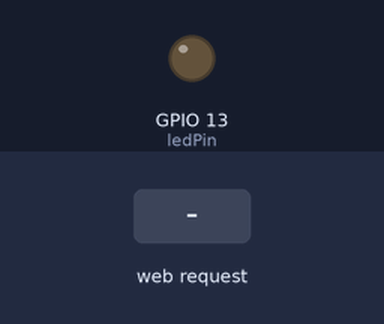
Simulated run of this sketch. Board: ESP8266 (NodeMCU). Shown: output pins drawn as LEDs (lit = HIGH). The inputs (shaded band) are chosen by the test bench. WiFi joins after 1.5 s; servers stay silent unless stated; what the sketch prints to the serial monitor is not drawn.

Above: at 2.7 s.
2.8 s: HTTP request GET /LED=ON received
At 4.0 s:
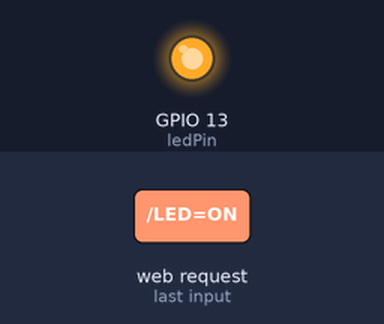
4.3 s: HTTP request GET /LED=OFF received
At 5.4 s:
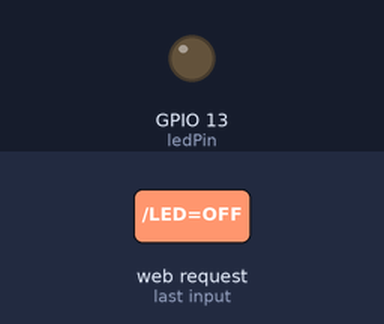
Timing chart, 0 to 7.3 s (numbered marks = the images above; inputs shaded):
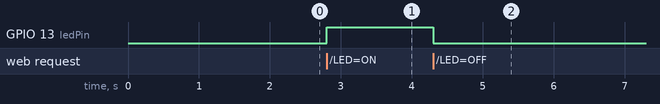

Measured:
- after the input at 2.8 s, GPIO 13 (ledPin): LOW → HIGH at once
- after the input at 4.3 s, GPIO 13 (ledPin): HIGH → LOW at once

The sketch:

sketch_feb28a.ino
```cpp
#include <ESP8266WiFi.h>
//@author jeferson@asterixsolucoes.com.br
const char* ssid = "homework"; // Nome da Rede
const char* password = "DidiroMinhaSenhaSuperSecreta"; //Password da rede
int ledPin = 13; // GPIO2 do ESP8266 e D7 do NodeMCU
WiFiServer server(80); // Porto 80
void setup() {
Serial.begin(115200);
delay(10);
pinMode(ledPin, OUTPUT); // Define o D7 como saída
digitalWrite(ledPin, LOW); // O LED começa desligado
// Comunicação com a rede WiFi
Serial.println();
Serial.println();
Serial.print("Connecting to "); // Mensagem apresentada no monitor série
Serial.println(ssid); // Apresenta o nome da rede no monitor série
WiFi.begin(ssid, password); // Inicia a ligação a rede

while (WiFi.status() != WL_CONNECTED){
delay(500);
Serial.print("."); // Enquanto a ligação não for efectuada com sucesso é apresentado no monitor série uma sucessão de “.”
}
Serial.println("");
Serial.println("WiFi connected"); // Se a ligação é efectuada com sucesso apresenta esta mensagem no monitor série
// Servidor
server.begin(); // Comunicação com o servidor
Serial.println("Servidor iniciado"); //é apresentado no monitor série que o  servidor foi iniciado
// Impressão do endereço IP
Serial.print("Use o seguinte URL para a comunicação: ");
Serial.print("http://");
Serial.print(WiFi.localIP()); //Abrindo o Brower com este IP acedemos á pagina HTML de controlo dos LED´s, sendo que este IP só está disponível na rede à qual o ESP8266 se encontra ligado
Serial.println("/");
}
void loop() {
// Verificação se o cliente está conectado
WiFiClient client = server.available();
if (!client) { // Verifica se o cliente está conectado ao servidor, executa este ciclo até estar conectado
return;
}
// Espera até o cliente enviar dados
Serial.println("novo cliente"); //Apresenta esta mensagem quando o cliente se liga ao servidor
while(!client.available()){
delay(1);
}
// Ler a primeira linha do pedido
String request = client.readStringUntil('\r');
Serial.println(request);
client.flush();
// Operação do pedido
int value = LOW;
if (request.indexOf("/LED=ON") != -1)  {
digitalWrite(ledPin, HIGH); // Se o pedido no LedPin for LED=ON, acende o LED
value = HIGH;
}
if (request.indexOf("/LED=OFF") != -1)  {
digitalWrite(ledPin, LOW); // Se o pedido no LedPin for LED=OFF, apaga o LED
value = LOW;
}
// Inicialização da página HTML
// Retorno do resposta
client.println("HTTP/1.1 200 OK");
client.println("Content-Type: text/html");
client.println(""); //  do not forget this one
client.println("<!DOCTYPE HTML>");
client.println("<html>");
client.println("<head>");
client.println("<meta charset='utf-8'>");
client.println("<title>Asterix Soluções jeferson@asterixsolucoes.com.br</title>");
client.println("<style>");
//Configuracao CSS do botao on
client.println(".ON {");
client.println("background-color: #4CAF50; /* Green */");
client.println("border: none;");
client.println("color: white;");
client.println("padding: 40px;");
client.println("text-align: center;");
client.println("text-decoration: none;");
client.println("display: inline-block;");
client.println("font-size: 45px;");
client.println("margin: 4px 2px;");
client.println("cursor: pointer;");
client.println("border-radius: 50%;");
client.println("width: 80%;}");

//Configuracao CSS do botao Off

client.println(".OFF {");
client.println("background-color: #f44336; /* Red */");
client.println("border: none;");
client.println("color: white;");
client.println("padding: 40px;");
client.println("text-align: center;");
client.println("text-decoration: none;");
client.println("display: inline-block;");
client.println("font-size: 45px;");
client.println("margin: 4px 2px;");
client.println("cursor: pointer;");
client.println("border-radius: 50%;");
client.println("width: 80%;}");
client.println("</style>");
client.println("</head>");
client.println("</body>");
client.print("Estado do LED: ");
if(value == HIGH) {
// Se está ligado apresenta “on”
client.println("<a href=\"/LED=OFF\"\"><button class='OFF'>Turn Off </button></a><br />");  // Desligar o LED corresponde Turn Off
client.print("</br>");
client.print("On");
} else {
  if(value == LOW ){
  client.println("<a href=\"/LED=ON\"\"><button class='ON'>Turn On </button></a>"); // Ligar o LED corresponde Turn On
  client.print("</br>");
  client.print("Off");// Se está desligado apresenta “Off”
        }
}
client.println("<br><br>");
client.println("</body>");
client.println("</html>");
delay(1);
Serial.println("Cliente desconectado"); // Depois do cliente efectuar o pedido apresenta esta mensagem no monitor série
Serial.println("");
}
```
